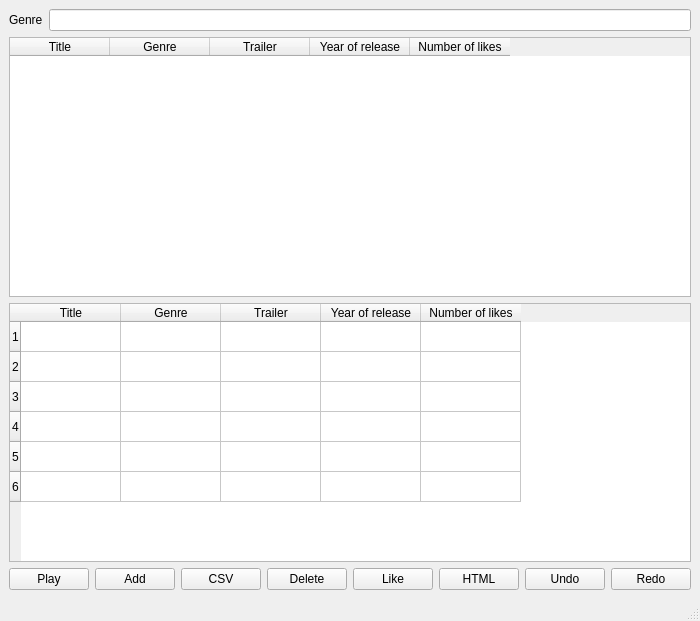
<?xml version="1.0" encoding="UTF-8"?>
<ui version="4.0">
 <class>usergui</class>
 <widget class="QMainWindow" name="usergui">
  <property name="geometry">
   <rect>
    <x>0</x>
    <y>0</y>
    <width>696</width>
    <height>621</height>
   </rect>
  </property>
  <property name="windowTitle">
   <string>MainWindow</string>
  </property>
  <widget class="QWidget" name="centralwidget">
   <layout class="QVBoxLayout" name="verticalLayout">
    <item>
     <layout class="QFormLayout" name="formLayout">
      <item row="0" column="0">
       <widget class="QLabel" name="label">
        <property name="text">
         <string>Genre</string>
        </property>
       </widget>
      </item>
      <item row="0" column="1">
       <widget class="QLineEdit" name="Genre_lineEdit"/>
      </item>
     </layout>
    </item>
    <item>
     <widget class="QTableWidget" name="movie_listWidget">
      <column>
       <property name="text">
        <string>Title</string>
       </property>
      </column>
      <column>
       <property name="text">
        <string>Genre</string>
       </property>
      </column>
      <column>
       <property name="text">
        <string>Trailer</string>
       </property>
      </column>
      <column>
       <property name="text">
        <string>Year of release</string>
       </property>
      </column>
      <column>
       <property name="text">
        <string>Number of likes</string>
       </property>
      </column>
     </widget>
    </item>
    <item>
     <widget class="QTableWidget" name="watch_list_tableWidget">
      <row>
       <property name="text">
        <string>1</string>
       </property>
      </row>
      <row>
       <property name="text">
        <string>2</string>
       </property>
      </row>
      <row>
       <property name="text">
        <string>3</string>
       </property>
      </row>
      <row>
       <property name="text">
        <string>4</string>
       </property>
      </row>
      <row>
       <property name="text">
        <string>5</string>
       </property>
      </row>
      <row>
       <property name="text">
        <string>6</string>
       </property>
      </row>
      <column>
       <property name="text">
        <string>Title</string>
       </property>
      </column>
      <column>
       <property name="text">
        <string>Genre</string>
       </property>
      </column>
      <column>
       <property name="text">
        <string>Trailer</string>
       </property>
      </column>
      <column>
       <property name="text">
        <string>Year of release</string>
       </property>
      </column>
      <column>
       <property name="text">
        <string>Number of likes</string>
       </property>
      </column>
     </widget>
    </item>
    <item>
     <layout class="QHBoxLayout" name="horizontalLayout">
      <item>
       <widget class="QPushButton" name="play_Button">
        <property name="text">
         <string>Play</string>
        </property>
       </widget>
      </item>
      <item>
       <widget class="QPushButton" name="Add_Button">
        <property name="text">
         <string>Add</string>
        </property>
       </widget>
      </item>
      <item>
       <widget class="QPushButton" name="Csv_Button">
        <property name="text">
         <string>CSV</string>
        </property>
       </widget>
      </item>
      <item>
       <widget class="QPushButton" name="Delete_Button">
        <property name="text">
         <string>Delete</string>
        </property>
       </widget>
      </item>
      <item>
       <widget class="QPushButton" name="Like_Button">
        <property name="text">
         <string>Like</string>
        </property>
       </widget>
      </item>
      <item>
       <widget class="QPushButton" name="Html_Button">
        <property name="text">
         <string>HTML</string>
        </property>
       </widget>
      </item>
      <item>
       <widget class="QPushButton" name="Undo_Button">
        <property name="text">
         <string>Undo</string>
        </property>
       </widget>
      </item>
      <item>
       <widget class="QPushButton" name="Redo_Button">
        <property name="text">
         <string>Redo</string>
        </property>
       </widget>
      </item>
     </layout>
    </item>
   </layout>
  </widget>
  <widget class="QMenuBar" name="menubar">
   <property name="geometry">
    <rect>
     <x>0</x>
     <y>0</y>
     <width>696</width>
     <height>22</height>
    </rect>
   </property>
  </widget>
  <widget class="QStatusBar" name="statusbar"/>
 </widget>
 <resources/>
 <connections/>
</ui>
